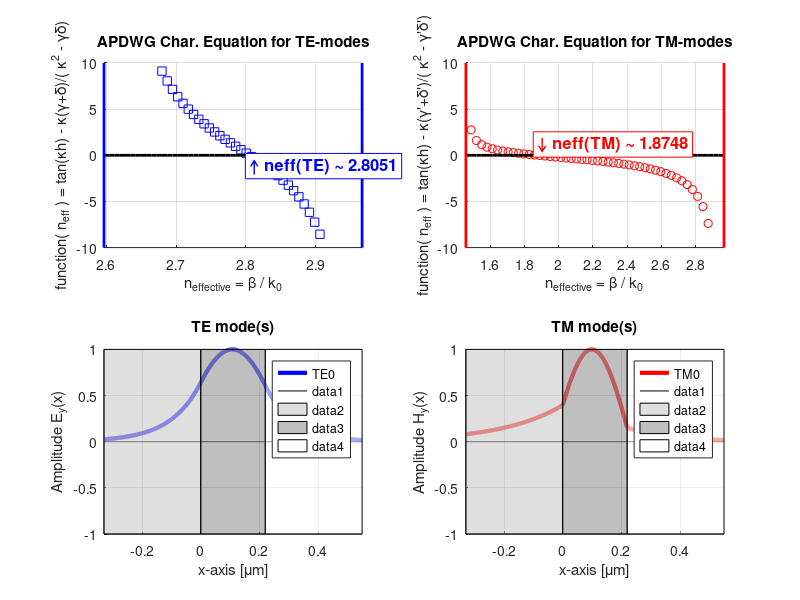

Write MATLAB code to recreate this figure.
function [ neff_TE , neff_TM , Ey_TE , Hy_TM ] = APDWG( wl , h , n1 , n2 , n3 , x )

% ADPWG -- Asymmetric Planar Dielectric WaveGuide (version Mar 2013)
%
% ==================================================================
% | Inputs:
% ==================================================================
%   wl : wavelength, e.g. wl=1.55;
%   h  : thickness of guiding-layer (slab), e.g. h=0.22;
%   n1 : guiding-layer refractive index, e.g. n1=3.45;
%   n2 : substrate refractive index (n2<n1), e.g. n2=1.45;
%   n3 : cladding refractive index (n3<n1), e.g. n1=1.00;
%   x  : width vector over which to calculate values of Ey and Hy 
%        for TE/TM, respectively. E.g. x=linspace(-2*h,+3*h,1000);
% ==================================================================
% | Outputs:
% ==================================================================
%   neff_TE : effective indices of all guided TE-modes
%   neff_TM : effective indices of all guided TM-modes
%   Ey_TE   : profile(s) of Ey component, over the x-vector, 
%             for all guided TE-mode(s)
%   Hy_TM   : profile(s) of Hy component, over the x-vector, 
%             for all guided TM-mode(s)
% ------------------------------------------------------------------
% | Notes:
% ------------------------------------------------------------------
% (1) Inputs wl, h and x should have the same units, e.g. um
% (2) If x is omitted (or x=[];) the Ey_TE & Hy_TM profiles are not 
%     calculated.
% (3) If n3==n2, then we have an SPDWG. Please remember that, unlike
%     the SPDWG, the APDWG has a non-zero cutoff frequency (or width)
%     even for the fundamental mode (TE & TM).
% (4) For very large V-numbers (many, many modes), or for modes too
%     close to their cut-off (h or wl), the root-solving algorithm 
%     employed by APDWG might miss some roots of the Characteristic
%     Equation. In such an event, one solution would be to increase 
%     the n-eff search-range discretization from its default value,
%     Nne=50 (search the code below). Anyway, such situations should
%     be avoided, so its better to work at lower V-numbers.
% (5) When called with no output arguments, this APDWG function 
%     plots the Characteristic Equation as a function of n_eff, and 
%     the mode-profiles, for TE & TM (x must be supplied).
% 
% Alexandros Pitilakis, Thessaloniki, March 2013

%Test Input Vars:
if nargin == 0
    n1 = 3.45; % Index : Guiding Layer (Silicon)
    n2 = 1.45; % Index : Substratre (Oxide)
    n3 = 1.00; % Index : Cladding (Air)
    wl = 1.55; %[um] Wavelength
    h  = 0.22; %[um] Slab Thickness
    x  = linspace( -2*h , 2*h , 1000 ); %[um] transverse-coordinate vector
elseif nargin == 5
    x = []; % This means that no Hy,Ey output field-profiles were requested
elseif nargin == 4
    n3 = n2; % SDPWG
    x = [];
end

% Error-Checks:
if any( ~isreal( [n1 n2 n3 wl h] ) )
    error( ' ## APDWG: Inputs are strictly REAL!' ); 
end
if n2>=n1 || n3>=n1
    error( ' ## APDWG: n1>n2 AND n1>n3! (1=Guiding, 2=Substrate, 3=Cladding)' ); 
end
if ~isempty(x) && ( min(x)>0 || max(x)<h )
    error( ' ## APDWG: x-vector must be equal-to or wider-than the [0,h] x-region!' )
end
if isempty(x) && nargout == 0
    error( ' ## APDWG: x-vector must be supplied for no-output plots!' )
end

% Simulation Info
if nargout == 0
    disp(    '  -------> Launching APDWG <------- ' );
    fprintf( '  ** Wavelength     (wl) = %6.4fum\n' , wl );
    fprintf( '  ** Slab Thickness  (h) = %6.4fum\n' , h  );
    fprintf( '  ** Guiding Layer  (n1) = %6.4f\n' , n1  );
    fprintf( '  ** Substrate      (n2) = %6.4f\n' , n2  );
    fprintf( '  ** Cladding       (n3) = %6.4f\n' , n3  );
    disp(    '  --------------------------------- ' );
end

%-------------------------------------------------------------------------
% Mode-Number Analysis
%-------------------------------------------------------------------------

k0 = 2*pi / wl; % [um^-1] Wavenumber, free-space

xi=(n2^2-n3^2)/(n1^2-n2^2); %APDWG "asymmetry" factor (0==SPDWG)
V = k0*h/2*sqrt( n1^2-n2^2 ); %V-number, same definition as for SPDWG

VasosTE = atan( sqrt(xi) )/2; % V-number "asymmetry-offset" for TE-modes
VasosTM = atan( (n1/n3)^2 * sqrt(xi) )/2; % V-number "asymmetry-offset" for TM-modes

nModeTE = ceil( (V-VasosTE)/(pi/2) ); %Number of TE-modes
nModeTM = ceil( (V-VasosTM)/(pi/2) ); %Number of TM-modes
clear VasosTE VasosTM xi V

%-------------------------------------------------------------------------
% Infinites/Singularities/Discontinuities of the Characteristic Equation
%-------------------------------------------------------------------------

% From close examination of the particular transcedental Char.Eqs of the
% APDWG, it can be observed that all the n_eff roots can be found between
% consecutive discontinuities, or other "well defined" values of refr indx.
% The discontinuitis or infinities occur from "tan(x)" and "1/x" terms 
% of the Ch.Eq. when x=pi/2 and 0, respectively.

e1 = n1^2;
e2 = n2^2;
e3 = n3^2;

%For both TE/TM : Terms from tan(kh)=Inf
ms = 1:2:floor( sqrt(e1-e2)*h*k0*2/pi ); % odd-multiples
nInfs_tan = sqrt( e1 - (ms*pi/2/h/k0).^2 );

%For TE: Terms from k^2=g*d
nInfs1 = sqrt( (-e1^2+e2*e3)/(-2*e1+e2+e3) );

%For TM: Terms from k^2=g'*d'
A = e2*e3/e1^2; 
nInfs2 = sqrt( roots( [ A^2-1 , -2*e1*A^2+e2+e3 , e1^2*A^2-e2*e3 ] ) );
nInfs2 = nInfs2( nInfs2>n2 & nInfs2<n1 )';

%Altogether now:
nInfsTE = sort( [ nInfs1(:) ; nInfs_tan(:) ] )';
nInfsTM = sort( [ nInfs2(:) ; nInfs_tan(:) ] )';

clear e1 e2 e3 A ms nInfs1 nInfs2 nInfs_tan

% ========================================================================
% Solve Characteristic Equation for n_effective
% ========================================================================
for kT = 1 : 2 % {1,2}={TE,TM} modes

    % This is the number of samples in the specified neff-range where 
    % we'll look for roots using the interp1 function. Read on.
    Nne = 50;
        
    % Initialize params, depending on TE,TM
    switch kT
        case 1, 
            N = nModeTE; % Number of modes expected
            nI = nInfsTE;  % The n-effs of the "Inf" values
            neff_TE = NaN*ones(1,N); % Holds the n-effs of the TE-modes
            neTE = NaN*ones(N,Nne); % Aux: Holds the n-effs for ChEq plots
            XETE = NaN*ones(N,Nne); % Aux: Values of ChEq for the neTE above
        case 2, 
            N = nModeTM; 
            nI = nInfsTM; 
            neff_TM = NaN*ones(1,N);
            neTM = NaN*ones(N,Nne);
            XETM = NaN*ones(N,Nne);
    end

    % Check the number of pairs of infinities. If they're less than the
    % number of modes expected, add the substrate value as the last limit value.
    if length(nI)-1 < N
        nI = sort( [ max( [n2,n3,1] ) , nI ] );
    end
    
    % Scan modes
    for kn = 1 : N

        % Define a discrete n_eff range, between the limits given above.
        % Mutliply limit values with 1+/-eps (the machine precision) 
        % to get rid of numerical errors.
        ne = linspace( nI(kn)*(1+eps) , nI(kn+1)*(1-eps)  , Nne ); 

        %Characteristic Equation Parameters
        k  = k0 * sqrt( n1^2 - ne.^2 ); %common for TE/TM
        
        g  = k0 * sqrt( ne.^2 - n2^2 ); %TE modes
        d  = k0 * sqrt( ne.^2 - n3^2 ); %TE modes
        
        gt = g * (n1/n2)^2;             %TM modes
        dt = d * (n1/n3)^2;             %TM mode

        %Form the Chacteristic Eqs & Solve Numerically w Cubic Interpolation
        switch kT
            case 1, 
                XE  = tan( k * h ) - k.*(g +d )./(k.^2-g.*d  ); %TE
                neff_TE(kn) = interp1( XE , ne , 0 , 'cubic');
                neTE(kn,:) = ne;
                XETE(kn,:) = XE;
            case 2, 
                XE = tan( k * h ) - k.*(gt+dt)./(k.^2-gt.*dt); %TM
                neff_TM(kn) = interp1( XE , ne , 0 , 'cubic' );
                neTM(kn,:) = ne;
                XETM(kn,:) = XE;
        end

    end; clear kn 

end; clear kT ne XE

Nmodes_TE = length( neff_TE );
Nmodes_TM = length( neff_TM );

%Cross-Check Results for Number of modes / Analytical vs Numerical
if length( neff_TE ) ~= nModeTE
    error( ' ## APDWG: Analytical vs Numerical Number of TE modes do not match! Increse Nne (?)' );
elseif length( neff_TM ) ~= nModeTM
    error( ' ## APDWG: Analytical vs Numerical Number of TM modes do not match! Increse Nne (?)' );
end

% If some modes are not found...
if Nmodes_TE == 0 
    disp(    ' ## APDWG: No TE modes supported! Increase V-number (?).' );
    fprintf( '    [wl_um, h_um, n1, n2, n3] = [%6.4f, %6.4f, %4.2f, %4.2f, %4.2f]\n' , wl,h,n1,n2,n3 );
end
if Nmodes_TM == 0 
    disp( ' ## APDWG: No TM modes supported! Increase V-number (?).' );
    fprintf( '    [wl_um, h_um, n1, n2, n3] = [%6.4f, %6.4f, %4.2f, %4.2f, %4.2f]\n' , wl,h,n1,n2,n3 );
end
if Nmodes_TE == 0 && Nmodes_TM == 0 , return; end


% ========================================================================
% Calc Field Distributions
% ========================================================================

% If no output-fields were requested...
if isempty( x )
    if nargout > 2 
        Ey_TE = [];
        %Ex_TM = [];
        Hy_TM = [];
    end
    
    %The ChEq roots (neffs of supported modes) are sorted in ascending
    %order. We, usually, prefer to call #1 the fundamental mode, who in the
    %above ordering comes last, hence the flipping/reversion
    neff_TE = fliplr( neff_TE );
    neff_TM = fliplr( neff_TM );    
    
    return
end

% Translate x-vector, to have its center at the middle of the guide
x = x + h/2;

% Region-Separation boolean x-vectors for Ey(x) and Hy(x).
is1 = x>=0 & x<=h ; %Guiding Layer
is2 = x<0         ; %Substrate
is3 = x>h         ; %Cladding

% TE-Modes
Ey_TE = NaN * zeros( Nmodes_TE , length(x) );
for kkm = 1 : Nmodes_TE % Scan modes
    neff = neff_TE(kkm);
    k  = k0 * sqrt( n1^2 - neff^2 );
    g  = k0 * sqrt( neff^2 - n2^2 );
    d  = k0 * sqrt( neff^2 - n3^2 );
    phi = atan( g / k );
    A1 = 1 ;
    A2 = A1 * cos( phi );
    A3 = A1 * cos( k*h -phi );
    Ey_TE( kkm , is1 ) = A1 * cos( k * x(is1) - phi );
    Ey_TE( kkm , is2 ) = A2 * exp( g * x(is2) );
    Ey_TE( kkm , is3 ) = A3 * exp( -d *(x(is3)-h) );
end

%The Refractive Indices across the x-vector cross-section
% // These are used for the TM-modes' Ex(x)-calculation
% ns = NaN*zeros(1,length(x));
% ns( is1 ) = n1;
% ns( is2 ) = n2;
% ns( is3 ) = n3;

% TM-Modes
Hy = NaN * zeros( 1 , length(x) );
Hy_TM = NaN * zeros( Nmodes_TM , length(x) );
%Ex_TM = NaN * zeros( Nmodes_TM , length(x) );
for kkm = 1 : Nmodes_TM % Scan modes
    neff = neff_TM(kkm);
    k  = k0 * sqrt( n1^2 - neff^2 );
    g  = k0 * sqrt( neff^2 - n2^2 );
    d  = k0 * sqrt( neff^2 - n3^2 );
    phi = atan( g / k  * (n1/n2)^2 );
    A1 = 1 ;
    A2 = A1 * cos( phi );
    A3 = A1 * cos( k*h -phi );
    Hy( is1 ) = A1 * cos( k * x(is1) - phi );
    Hy( is2 ) = A2 * exp( g * x(is2) );
    Hy( is3 ) = A3 * exp( -d *(x(is3)-h) );
    Hy_TM( kkm , : ) = Hy ./ max(abs(Hy)) ;
    %Ex = Hy ./ ns.^2 ; %Ex is proportional (not equal) to Hy/n^2, from TM-wave Maxwell's eqs.
    %Ex_TM( kkm , : ) = Ex ./ max(abs(Ex)) ;
  
end

% ========================================================================
% Flip Result Order!
% ========================================================================

%The roots (neffs of supported modes) and fields are sorted in ascending
%order. We, usually, prefer to call #1 the fundamental mode, who in the
%above ordering comes last, hence the flipping/reversion
neff_TE = fliplr( neff_TE );
neff_TM = fliplr( neff_TM );
Ey_TE = flipud( Ey_TE );
Hy_TM = flipud( Hy_TM );
%Ex_TM = flipud( Ex_TM );

%-------------------------------------------------------------------------
% Plots
%-------------------------------------------------------------------------
if nargout == 0

    if Nmodes_TE > 10 || Nmodes_TM > 10
        fprintf( ' #### Too many modes to plot ( %dxTE & %dxTM )... You do it...\n' , ...
            Nmodes_TE , Nmodes_TM );
        return
    end

    % Prepare Figure
    FigLbl1 = 'APDWG' ;
    if isempty( findobj( 'Name',FigLbl1) )
        figure; set(gcf,'NumberTitle','off','Name',FigLbl1); hold on;
    else
        figure( findobj( 'Name',FigLbl1) ); clf;
    end; clear FigLbl1

    % ....................................................................
    % Characteristic Equation Solving -> n_eff // TE
    % ....................................................................
    if Nmodes_TE > 0
        subplot(2,2,1); hold on
        ne = reshape( neTE' , Nmodes_TE*Nne , 1 );
        XE = reshape( XETE' , Nmodes_TE*Nne , 1 );
        plot( real(ne) , real(XE) , 'bs' ); hold on
        plot( real(ne) , zeros(size(ne)) , 'k' , 'LineWidth' , 2 );
        axis( [min(ne) max(ne) 10*[-1 1]] )
        axis on; grid on;
        for ku = 1:length(nInfsTE) % Plot Infinities of ChEq
            plot( nInfsTE(ku)*[1 1] , get(gca,'YLim') , 'b-' , 'LineWidth' , 2  )
        end; clear ku
        %Annotations
        str1 = 'function( n_{eff} ) = tan(\kappah) - \kappa(\gamma+\delta)/( \kappa^2 - \gamma\delta)';
        ylabel( str1 ); xlabel( 'n_{effective} = \beta / k_0' );
        title( sprintf( 'APDWG Char. Equation for TE-modes' ) );
        text( neff_TE(1) , -0.25 , sprintf( '\\uparrow neff(TE) ~ %6.4f' , neff_TE(1) ) , ...
            'FontWeight' , 'Bold' , 'FontSize' , 12 , 'VerticalAlignment' , 'Top' , ...
            'Color' , 'b' , 'EdgeColor' , 'b' , 'BackGroundColor' , 'w' )
    end

    % ....................................................................
    % Characteristic Equation Solving -> n_eff // TM
    % ....................................................................
    if Nmodes_TM > 0
        subplot(2,2,2); hold on
        ne = reshape( neTM' , Nmodes_TM*Nne , 1 );
        XE = reshape( XETM' , Nmodes_TM*Nne , 1 );
        plot( real(ne) , real(XE) , 'ro' ); hold on
        plot( real(ne) , zeros(size(ne)) , 'k' , 'LineWidth' , 2 );
        axis( [min(ne) max(ne) 10*[-1 1]] )
        axis on; grid on;
        for ku = 1:length(nInfsTM) % Plot Infinities of ChEq
            plot( nInfsTM(ku)*[1 1] , get(gca,'YLim') , 'r-' , 'LineWidth' , 2  )
        end; clear ku
        %Annotations
        str1 = 'function( n_{eff} ) = tan(\kappah) - \kappa(\gamma''+\delta'')/( \kappa^2 - \gamma''\delta'')';
        ylabel( str1 ); xlabel( 'n_{effective} = \beta / k_0' );
        title( sprintf( 'APDWG Char. Equation for TM-modes' ) );
        text( neff_TM(1) , +0.25 , sprintf( '\\downarrow neff(TM) ~ %6.4f' , neff_TM(1) ) , ...
            'FontWeight' , 'Bold' , 'FontSize' , 12 , 'VerticalAlignment' , 'Bottom' , ...
            'Color' , 'r' , 'EdgeColor' , 'r' , 'BackGroundColor' , 'w' )
    end

    % ....................................................................
    % Field-Profiles // TE
    % ....................................................................
    if Nmodes_TE > 0
        subplot(2,2,3); hold on; grid on;

        colsTE = winter( Nmodes_TE );
        Lws = fliplr( linspace( 1 , 3 , Nmodes_TE ) );
        Legs=cell(1,Nmodes_TE);
        for kmte = 1 : Nmodes_TE
            plot( x ,Ey_TE(kmte,:) , 'LineWidth' , Lws(kmte) , 'Color' , colsTE(kmte,:) , 'LineStyle' , '-' );
            Legs{kmte}=sprintf( 'TE%d' , kmte-1 );
        end
        legend( Legs ); clear Legs

        plot( x , 0*x , 'k' );
        if n3 == 1, cCla = 1; else cCla = 0.80; end
        if n2 ~= n3, cSub = 0.75; else cSub = cCla; end
        fill( [min(x) min(x) 0 0] , 1*[-1 1 1 -1] , cSub*[1 1 1] , 'FaceAlpha' , 0.5 ); %Substrate
        fill( [0 0 h h]           , 1*[-1 1 1 -1] , 0.50*[1 1 1] , 'FaceAlpha' , 0.5 ); %Guiding
        fill( [h h max(x) max(x)] , 1*[-1 1 1 -1] , cCla*[1 1 1] , 'FaceAlpha' , 0.5 ); %Cladding
        set( gca,'XLim',[min(x) max(x)], 'YLim' , [-A1 A1] );
        xlabel( 'x-axis [\mum]' ); ylabel( 'Amplitude E_y(x)' );
        title( 'TE mode(s)' )
    end

    % ....................................................................
    % Field-Profiles // TM  -- Older version (in comments) plots Ex_TM piecewise to display the discontinuity
    % ....................................................................
    if Nmodes_TM > 0
        subplot(2,2,4); hold on; grid on;

        colsTM = autumn(Nmodes_TM) ;
        Lws = fliplr( linspace( 1 , 3 , Nmodes_TM ) );
        Legs=cell(1,Nmodes_TM); 
        %hp1=NaN*ones(1,Nmodes_TM);
        for kmtm = 1 : Nmodes_TM
            % ib(1) = find( x<0 , 1 , 'last' );
            % ib(2) = find( x<h , 1 , 'last' );
            % hp1(kmtm)=plot( x((      1):ib(1)) , (Ex_TM(kmtm,(      1):ib(1))) , 'LineWidth' , Lws(kmtm) , ...
            %     'Color' , colsTM(kmtm,:) , 'LineStyle' , '-' );
            % plot( x((ib(1)+1):ib(2)) , (Ex_TM(kmtm,(ib(1)+1):ib(2))) , 'LineWidth' , Lws(kmtm) , ...
            %     'Color' , colsTM(kmtm,:) , 'LineStyle' , '-' );
            % plot( x((ib(2)+1):end  ) , (Ex_TM(kmtm,(ib(2)+1):end  )) , 'LineWidth' , Lws(kmtm) , ...
            %     'Color' , colsTM(kmtm,:) , 'LineStyle' , '-' );
            plot( x ,Hy_TM(kmtm,:) , 'LineWidth' , Lws(kmtm) , 'Color' , colsTM(kmtm,:) , 'LineStyle' , '-' );
            Legs{kmtm}=sprintf( 'TM%d' , kmtm-1 );
        end
        %legend( hp1 , Legs ); clear Legs
        legend( Legs ); clear Legs

        plot( x , 0*x , 'k' );
        if n3 == 1, cCla = 1; else cCla = 0.80; end
        if n2 ~= n3, cSub = 0.75; else cSub = cCla; end
        fill( [min(x) min(x) 0 0] , 1*[-1 1 1 -1] , cSub*[1 1 1] , 'FaceAlpha' , 0.5 ); %Substrate
        fill( [0 0 h h]           , 1*[-1 1 1 -1] , 0.50*[1 1 1] , 'FaceAlpha' , 0.5 ); %Guiding
        fill( [h h max(x) max(x)] , 1*[-1 1 1 -1] , cCla*[1 1 1] , 'FaceAlpha' , 0.5 ); %Cladding
        set( gca,'XLim',[min(x) max(x)], 'YLim' , [-A1 A1] );
        xlabel( 'x-axis [\mum]' ); 
        %ylabel( 'Amplitude E_x(x)' );
        ylabel( 'Amplitude H_y(x)' );
        title( 'TM mode(s)')
    end

end








